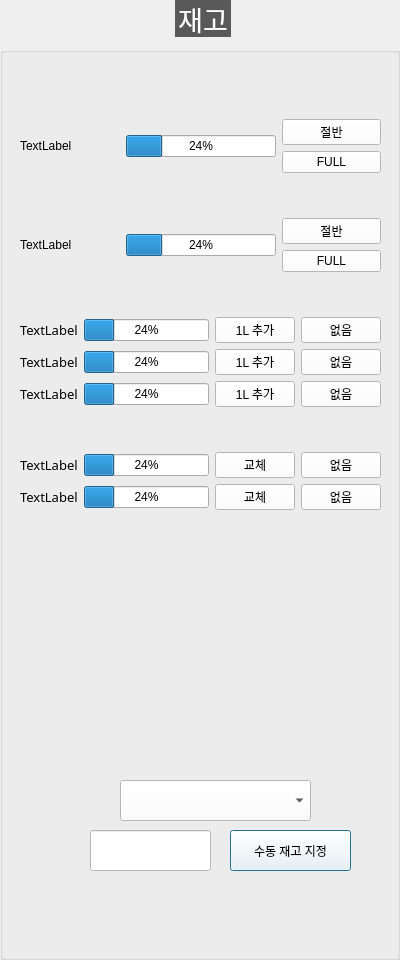
<?xml version="1.0" encoding="UTF-8"?>
<ui version="4.0">
 <class>DialogStock</class>
 <widget class="QDialog" name="DialogStock">
  <property name="geometry">
   <rect>
    <x>0</x>
    <y>0</y>
    <width>400</width>
    <height>960</height>
   </rect>
  </property>
  <property name="windowTitle">
   <string>Dialog</string>
  </property>
  <widget class="QGroupBox" name="GB_STOCK">
   <property name="geometry">
    <rect>
     <x>0</x>
     <y>0</y>
     <width>400</width>
     <height>960</height>
    </rect>
   </property>
   <property name="font">
    <font>
     <family>함초롬돋움</family>
     <pointsize>20</pointsize>
     <weight>50</weight>
     <italic>false</italic>
     <bold>false</bold>
    </font>
   </property>
   <property name="styleSheet">
    <string notr="true">QGroupBox  {
    margin-top: 10px;
	font: 20pt &quot;함초롬돋움&quot;;
}

QGroupBox::title  {
    subcontrol-origin: margin;
    subcontrol-position: top center;
    padding: 10px 8000px 10px 8000px;
    background-color: #595959;
    color: rgb(255, 255, 255);
}
QLabel {
	font: 10pt &quot;함초롬돋움&quot;;
}
QComboBox{
	font: 10pt &quot;함초롬돋움&quot;;
	background-color: #ffffff
}
QPushButton{
	font: 10pt &quot;함초롬돋움&quot;;
	background-color: #ffffff
}
QLineEdit{
	font: 10pt &quot;함초롬돋움&quot;;
	background-color: #ffffff
}



</string>
   </property>
   <property name="title">
    <string>재고</string>
   </property>
   <widget class="QPushButton" name="BTN_SET_STOCK_MANUAL">
    <property name="geometry">
     <rect>
      <x>230</x>
      <y>830</y>
      <width>121</width>
      <height>41</height>
     </rect>
    </property>
    <property name="text">
     <string>수동 재고 지정</string>
    </property>
   </widget>
   <widget class="QComboBox" name="CB_STOCK_NAME">
    <property name="geometry">
     <rect>
      <x>120</x>
      <y>780</y>
      <width>191</width>
      <height>41</height>
     </rect>
    </property>
   </widget>
   <widget class="QLineEdit" name="LE_MANUAL_STOCK_AMOUNT">
    <property name="geometry">
     <rect>
      <x>90</x>
      <y>830</y>
      <width>121</width>
      <height>41</height>
     </rect>
    </property>
    <property name="font">
     <font>
      <family>함초롬돋움</family>
      <pointsize>10</pointsize>
      <weight>50</weight>
      <italic>false</italic>
      <bold>false</bold>
     </font>
    </property>
    <property name="readOnly">
     <bool>false</bool>
    </property>
   </widget>
   <widget class="QWidget" name="layoutWidget">
    <property name="geometry">
     <rect>
      <x>20</x>
      <y>80</y>
      <width>361</width>
      <height>471</height>
     </rect>
    </property>
    <layout class="QVBoxLayout" name="verticalLayout_3">
     <item>
      <layout class="QHBoxLayout" name="horizontalLayout">
       <item>
        <widget class="QLabel" name="LB_CUP_1">
         <property name="text">
          <string>TextLabel</string>
         </property>
        </widget>
       </item>
       <item>
        <widget class="QProgressBar" name="PB_CUP_1">
         <property name="maximumSize">
          <size>
           <width>150</width>
           <height>16777215</height>
          </size>
         </property>
         <property name="value">
          <number>24</number>
         </property>
         <property name="format">
          <string>%p%</string>
         </property>
        </widget>
       </item>
       <item>
        <layout class="QVBoxLayout" name="verticalLayout">
         <item>
          <widget class="QPushButton" name="BTN_CUP_HALF_1">
           <property name="text">
            <string>절반</string>
           </property>
          </widget>
         </item>
         <item>
          <widget class="QPushButton" name="BTN_CUP_FULL_1">
           <property name="text">
            <string>FULL</string>
           </property>
          </widget>
         </item>
        </layout>
       </item>
      </layout>
     </item>
     <item>
      <layout class="QHBoxLayout" name="horizontalLayout_2">
       <item>
        <widget class="QLabel" name="LB_CUP_2">
         <property name="text">
          <string>TextLabel</string>
         </property>
        </widget>
       </item>
       <item>
        <widget class="QProgressBar" name="PB_CUP_2">
         <property name="maximumSize">
          <size>
           <width>150</width>
           <height>16777215</height>
          </size>
         </property>
         <property name="value">
          <number>24</number>
         </property>
         <property name="format">
          <string>%p%</string>
         </property>
        </widget>
       </item>
       <item>
        <layout class="QVBoxLayout" name="verticalLayout_2">
         <item>
          <widget class="QPushButton" name="BTN_CUP_HALF_2">
           <property name="text">
            <string>절반</string>
           </property>
          </widget>
         </item>
         <item>
          <widget class="QPushButton" name="BTN_CUP_FULL_2">
           <property name="text">
            <string>FULL</string>
           </property>
          </widget>
         </item>
        </layout>
       </item>
      </layout>
     </item>
     <item>
      <layout class="QGridLayout" name="gridLayout">
       <item row="0" column="1">
        <widget class="QProgressBar" name="PB_ICECREAM_1">
         <property name="maximumSize">
          <size>
           <width>200</width>
           <height>16777215</height>
          </size>
         </property>
         <property name="value">
          <number>24</number>
         </property>
         <property name="format">
          <string>%p%</string>
         </property>
        </widget>
       </item>
       <item row="1" column="0">
        <widget class="QLabel" name="LB_SLUSH_1">
         <property name="font">
          <font>
           <family>함초롬돋움</family>
           <pointsize>10</pointsize>
           <weight>50</weight>
           <italic>false</italic>
           <bold>false</bold>
          </font>
         </property>
         <property name="text">
          <string>TextLabel</string>
         </property>
        </widget>
       </item>
       <item row="2" column="0">
        <widget class="QLabel" name="LB_SLUSH_2">
         <property name="font">
          <font>
           <family>함초롬돋움</family>
           <pointsize>10</pointsize>
           <weight>50</weight>
           <italic>false</italic>
           <bold>false</bold>
          </font>
         </property>
         <property name="text">
          <string>TextLabel</string>
         </property>
        </widget>
       </item>
       <item row="2" column="1">
        <widget class="QProgressBar" name="PB_SLUSH_2">
         <property name="maximumSize">
          <size>
           <width>200</width>
           <height>16777215</height>
          </size>
         </property>
         <property name="value">
          <number>24</number>
         </property>
         <property name="format">
          <string>%p%</string>
         </property>
        </widget>
       </item>
       <item row="0" column="0">
        <widget class="QLabel" name="LB_ICECREAM_1">
         <property name="font">
          <font>
           <family>함초롬돋움</family>
           <pointsize>10</pointsize>
           <weight>50</weight>
           <italic>false</italic>
           <bold>false</bold>
          </font>
         </property>
         <property name="text">
          <string>TextLabel</string>
         </property>
        </widget>
       </item>
       <item row="1" column="2">
        <widget class="QPushButton" name="BTN_SLUSH_REFILL_1">
         <property name="text">
          <string>1L 추가</string>
         </property>
        </widget>
       </item>
       <item row="0" column="2">
        <widget class="QPushButton" name="BTN_ICECREAM_REFILL">
         <property name="text">
          <string>1L 추가</string>
         </property>
        </widget>
       </item>
       <item row="2" column="2">
        <widget class="QPushButton" name="BTN_SLUSH_REFILL_2">
         <property name="text">
          <string>1L 추가</string>
         </property>
        </widget>
       </item>
       <item row="1" column="1">
        <widget class="QProgressBar" name="PB_SLUSH_1">
         <property name="maximumSize">
          <size>
           <width>200</width>
           <height>16777215</height>
          </size>
         </property>
         <property name="value">
          <number>24</number>
         </property>
         <property name="format">
          <string>%p%</string>
         </property>
        </widget>
       </item>
       <item row="0" column="3">
        <widget class="QPushButton" name="BTN_ICECREAM_ZERO">
         <property name="text">
          <string>없음</string>
         </property>
        </widget>
       </item>
       <item row="1" column="3">
        <widget class="QPushButton" name="BTN_SLUSH_ZERO">
         <property name="text">
          <string>없음</string>
         </property>
        </widget>
       </item>
       <item row="2" column="3">
        <widget class="QPushButton" name="BTN_SLUSH_ZERO_2">
         <property name="text">
          <string>없음</string>
         </property>
        </widget>
       </item>
      </layout>
     </item>
     <item>
      <layout class="QGridLayout" name="gridLayout_2">
       <item row="1" column="1">
        <widget class="QProgressBar" name="PB_BASE_2">
         <property name="maximumSize">
          <size>
           <width>200</width>
           <height>16777215</height>
          </size>
         </property>
         <property name="value">
          <number>24</number>
         </property>
         <property name="format">
          <string>%p%</string>
         </property>
        </widget>
       </item>
       <item row="1" column="0">
        <widget class="QLabel" name="LB_BASE_2">
         <property name="font">
          <font>
           <family>함초롬돋움</family>
           <pointsize>10</pointsize>
           <weight>50</weight>
           <italic>false</italic>
           <bold>false</bold>
          </font>
         </property>
         <property name="text">
          <string>TextLabel</string>
         </property>
        </widget>
       </item>
       <item row="1" column="2">
        <widget class="QPushButton" name="BTN_BASE_REPLACE_2">
         <property name="text">
          <string>교체</string>
         </property>
        </widget>
       </item>
       <item row="0" column="0">
        <widget class="QLabel" name="LB_BASE_1">
         <property name="font">
          <font>
           <family>함초롬돋움</family>
           <pointsize>10</pointsize>
           <weight>50</weight>
           <italic>false</italic>
           <bold>false</bold>
          </font>
         </property>
         <property name="text">
          <string>TextLabel</string>
         </property>
        </widget>
       </item>
       <item row="0" column="1">
        <widget class="QProgressBar" name="PB_BASE_1">
         <property name="maximumSize">
          <size>
           <width>200</width>
           <height>16777215</height>
          </size>
         </property>
         <property name="value">
          <number>24</number>
         </property>
         <property name="format">
          <string>%p%</string>
         </property>
        </widget>
       </item>
       <item row="0" column="2">
        <widget class="QPushButton" name="BTN_BASE_REPLACE_1">
         <property name="text">
          <string>교체</string>
         </property>
        </widget>
       </item>
       <item row="0" column="3">
        <widget class="QPushButton" name="BTN_BASE_ZERO">
         <property name="text">
          <string>없음</string>
         </property>
        </widget>
       </item>
       <item row="1" column="3">
        <widget class="QPushButton" name="BTN_BASE_ZERO_2">
         <property name="text">
          <string>없음</string>
         </property>
        </widget>
       </item>
      </layout>
     </item>
    </layout>
   </widget>
  </widget>
 </widget>
 <resources/>
 <connections/>
</ui>
